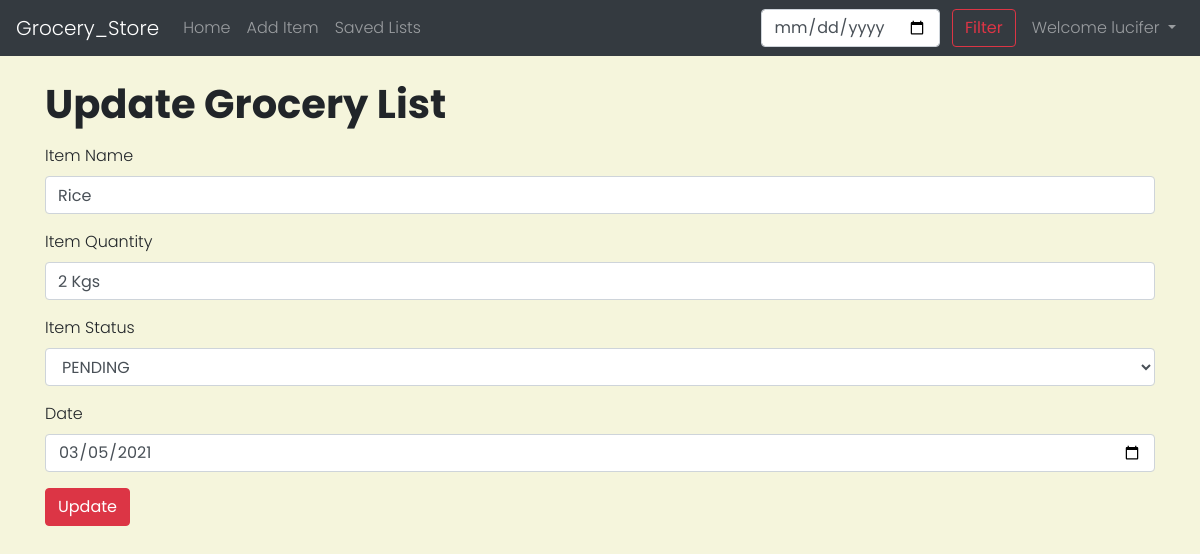
The page /updateView/26 (signed in) on the database its author committed.
### store/models.py (models this page shows, shortened)
class Product(models.Model):
    item_id = models.AutoField(primary_key=True)
    item_name = models.CharField(max_length=100)
    item_quantity= models.CharField(max_length=100)
    item_status= models.CharField(max_length=300)
    pub_date = models.DateField()
    is_saved= models.BooleanField(default=False)
    user_id= models.CharField(max_length=1000)

### store/views.py (the view)
# urls.py: path('updateView/<int:myid>',views.updateView,name='updateView'),
def updateView(request,myid):
    if request.user.id != None :
        item= Product.objects.filter(item_id=myid).first()
        context={'item':item}
        return render(request,'store/updateView.html',context)
    else :
        messages.error(request,"Please Log In to Update items")
        return redirect('home')

### templates/store/updateView.html (shortened to what this page needs)
{% extends 'base.html' %}
{% block body %}
<div class= "container">
    <div class="mt-4">
    <h1> Update Grocery List</h1>
    </div>
    <form method="post" action="/update/{{item.item_id}}">
    <div class="form-group mt-3">
        <label for="name">Item Name</label>
        <input type="text" class="form-control" id="name" name="name" value="{{item.item_name}}" required>
    </div>
    <div class="form-group">
        <label for="qty">Item Quantity</label>
        <input type="text" class="form-control" id="qty" name="qty" value="{{item.item_quantity}}" required>
    </div>
    <div class="form-group">
        <label for="status">Item Status</label>
        <select class="form-control" id="status" name="status">
        <option {% if item.item_status == 'PENDING' %}selected {% endif %}><h5>PENDING</h5></option>
        </select>
    </div>
    <div class="form-group">
        <label for="date">Date</label>
        <input type="date" class="form-control" id="date" name="date" value="{{item.pub_date|date:"Y-m-d"}}" required>
    </div>
    <button type="submit" class="btn btn-danger">Update</button>
    </form>
</div>
{% endblock body %}

### templates/base.html (shortened to what this page needs)
<!doctype html>
<html lang="en">
<head>
  <link rel="stylesheet" href="https://cdn.jsdelivr.net/npm/bootstrap@4.5.3/dist/css/bootstrap.min.css"
>
  {% load static %}
  <link rel="stylesheet" href="{% static 'base.css' %}">
</head>
<body>
  <nav class="navbar navbar-expand-lg navbar-dark bg-dark">
    <a class="navbar-brand" href="/">Grocery_Store</a>
    <div class="collapse navbar-collapse" id="navbarSupportedContent">
      <ul class="navbar-nav mr-auto">
        <li class="nav-item {% block homeactive %}
        {% endblock homeactive %}">
          <a class="nav-link" href="/">Home <span class="sr-only">(current)</span></a>
        </li>
        <li class="nav-item {% block addactive %}
        {% endblock addactive %}">
          <a class="nav-link" href="/add">Add Item</a>
        </li>
        <li class="nav-item {% block savedactive %}
        {% endblock savedactive %}">
          <a class="nav-link" href="/displaysaved">Saved Lists</a>
        </li>
      </ul>
      <div class="ml-auto form-inline ">
      <form method="post" action="/query" class="my-2 my-lg-0 mr-2">
        <input class="form-control mr-sm-2" type="date" placeholder="dd-mm-yyyy" aria-label="Search" name="query"
          id="query">
        <button class="btn btn-outline-danger my-2 my-sm-0" type="submit">Filter</button>
      </form>
      {% if user.is_authenticated %}
      <ul class="navbar-nav">
       <li class="nav-item dropdown">
        <a class="nav-link dropdown-toggle" href="#" id="navbarDropdown" role="button" data-toggle="dropdown" aria-haspopup="true" aria-expanded="false">
          Welcome {{request.user}}
        </a>
      </li>
      </ul>
      {% endif %}
      </div>
    </div>
  </nav>
  {% block body %}
  {% endblock body %}
</body>
</html>

### store/static/base.css (style rules this page uses)
body { font-family: 'Poppins', sans-serif; font-weight: 300; background-color: beige; }
h1, h2, h3, h4, h5 { font-family: 'Poppins', sans-serif; font-weight: 700; }

### rows shown on the page
Product: name "Rice", qty "2 Kgs", status "PENDING", date "03/05/2021"

### other values the page prints
{{ request.user }} "lucifer"
